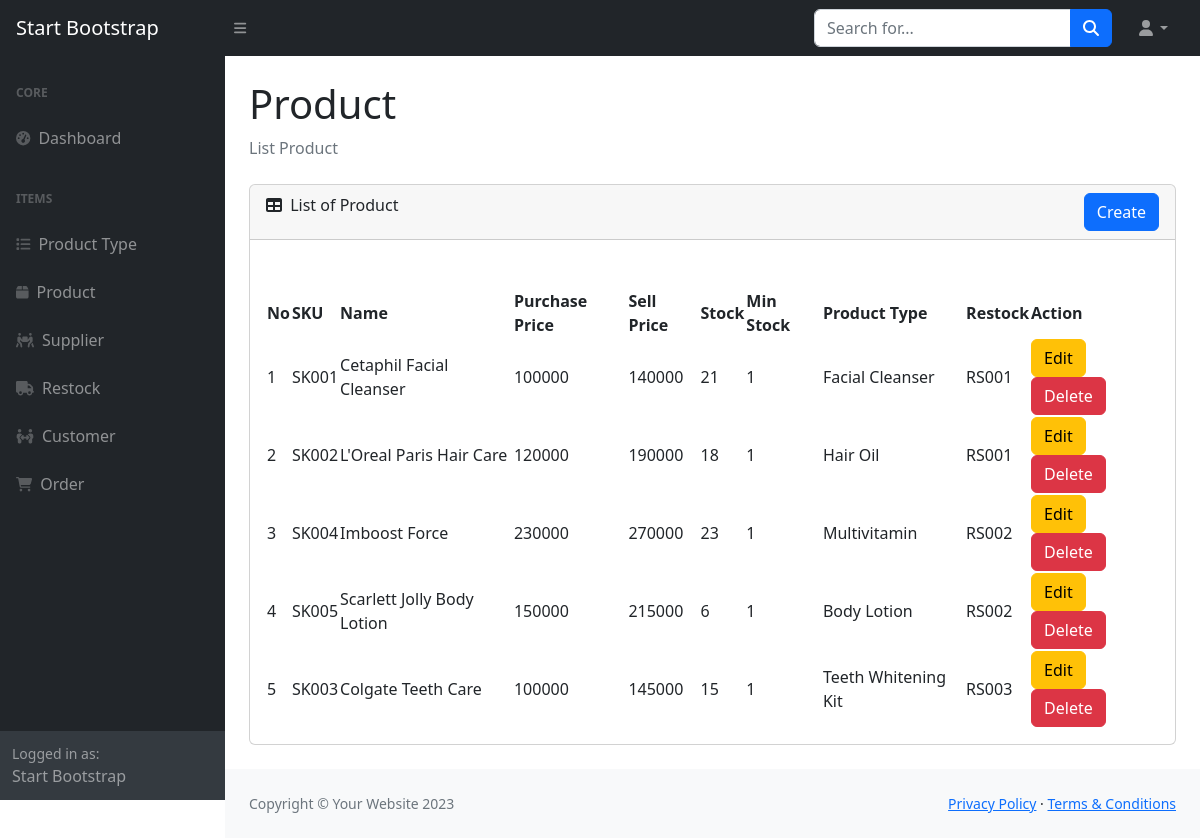
Page /page/product/list.php on the committed database.
### tables this page shows
CREATE TABLE `product` (
  `id` int(11) NOT NULL,
  `sku` varchar(45) DEFAULT NULL,
  `name` varchar(45) DEFAULT NULL,
  `purchase_price` int(11) DEFAULT NULL,
  `sell_price` int(11) DEFAULT NULL,
  `stock` int(11) DEFAULT 0,
  `min_stock` int(11) DEFAULT 0,
  `product_type_id` int(11) NOT NULL,
  `restock_id` int(11) NOT NULL
);

CREATE TABLE `product_type` (
  `id` int(11) NOT NULL,
  `name` varchar(45) DEFAULT NULL
);

CREATE TABLE `restock` (
  `id` int(11) NOT NULL,
  `restock_number` varchar(45) DEFAULT NULL,
  `date` datetime DEFAULT NULL,
  `qty` int(11) DEFAULT NULL,
  `price` int(11) DEFAULT NULL,
  `supplier_id` int(11) NOT NULL
);

### classes/Database.php (called while the page is built, shortened)
<?php
class Database
{
    private $host = 'localhost';
    private $user = 'root';
    private $pass  = '';
    private $db_name = 'health';
    public $conn;
    public $stmt;
    public function __construct()
    {
        $dsn = 'mysql:host=' . $this->host . ';dbname=' . $this->db_name;
        $option = [
            PDO::ATTR_PERSISTENT => true,
            PDO::ATTR_ERRMODE => PDO::ERRMODE_EXCEPTION
        ];
        try {
            $this->conn = new PDO($dsn, $this->user, $this->pass, $option);
        } catch (PDOException $e) {
            die($e->getMessage());
        }
    }
    public function query($query)
    {
        $this->stmt = $this->conn->prepare($query);
    }
    public function execute()
    {
        return $this->stmt->execute();
    }
    public function fetchAll()
    {
        $this->execute();
        return $this->stmt->fetchAll(PDO::FETCH_ASSOC);
    }
}

### classes/Product.php (called while the page is built, shortened)
<?php
require_once 'Database.php';
class Product
{
    public $db;
    public function __construct()
    {
        $this->db = new Database;
    }
    public function getAll()
    {
        $this->db->query('SELECT product.*, product_type.name AS product_type_name, restock.restock_number AS restock_number FROM product INNER JOIN product_type ON product.product_type_id = product_type.id INNER JOIN restock ON product.restock_id = restock.id');
        return $this->db->fetchAll();
    }
}

### page/product/list.php (the view, shortened to what this page needs)
<?php
require_once '../../classes/Database.php';
require_once '../../classes/Product.php';
$product = new Product;
$data = $product->getAll();
?>
<!DOCTYPE html>
<html lang="en">
<head>
    <link href="https://cdn.jsdelivr.net/npm/simple-datatables@7.1.2/dist/style.min.css" rel="stylesheet" />
    <link href="../../assets/css/styles.css" rel="stylesheet" />
    <link href="../../assets/css/sweetalert.css" rel="stylesheet" />
</head>
<body class="sb-nav-fixed">
    <?php require_once '../../templates/header.php'; ?>
    <div id="layoutSidenav">
        <?php require_once '../../templates/navbar.php'; ?>
        <div id="layoutSidenav_content">
            <main>
                <div class="container-fluid px-4">
                    <h1 class="mt-4">Product</h1>
                    <ol class="breadcrumb mb-4">
                        <li class="breadcrumb-item active">List Product</li>
                    </ol>
                    <div class="card mb-4">
                        <div class="card-header">
                            <div class="d-flex justify-content-between">
                                <div class="title">
                                    <i class="fas fa-table me-1"></i>
                                    List of Product
                                </div>
                                <div class="data-add">
                                    <a href="create.php" class="btn btn-primary">Create</a>
                                </div>
                            </div>
                        </div>
                        <div class="card-body">
                        </div>
                        <div class="card-body">
                            <table id="datatablesSimple">
                                <thead>
                                    <tr>
                                        <th>No</th>
                                        <th>SKU</th>
                                        <th>Name</th>
                                        <th>Purchase Price</th>
                                        <th>Sell Price</th>
                                        <th>Stock</th>
                                        <th>Min Stock</th>
                                        <th>Product Type</th>
                                        <th>Restock</th>
                                        <th>Action</th>
                                    </tr>
                                </thead>
                                <tbody>
                                    <?php $no = 1; ?>
                                    <?php foreach ($data as $item) : ?>
                                        <tr>
                                            <td><?= $no++ ?></td>
                                            <td><?= $item['sku'] ?></td>
                                            <td><?= $item['name'] ?></td>
                                            <td><?= $item['purchase_price'] ?></td>
                                            <td><?= $item['sell_price'] ?></td>
                                            <td><?= $item['stock'] ?></td>
                                            <td><?= $item['min_stock'] ?></td>
                                            <td><?= $item['product_type_name'] ?></td>
                                            <td><?= $item['restock_number'] ?></td>
                                            <td>
                                                <a href="edit.php?id=<?= $item['id'] ?>" class="btn btn-warning">Edit</a>
                                                <form action="delete.php" method="post" style="display: inline-block;">
                                                    <button type="submit" class="btn btn-danger">Delete</button>
                                                </form>
                                            </td>
                                        </tr>
                                    <?php endforeach; ?>
                                </tbody>
                            </table>
                        </div>
                    </div>
                </div>
            </main>
            <?php require_once '../../templates/footer.php'; ?>
        </div>
    </div>
</body>
</html>

### rows in the picture
product: sku "SK001", name "Cetaphil Facial Cleanser", purchase_price "100000", sell_price "140000", stock "21", min_stock "1", product_type.name "Facial Cleanser", restock.restock_number "RS001"
product: sku "SK002", name "L'Oreal Paris Hair Care", purchase_price "120000", sell_price "190000", stock "18", min_stock "1", product_type.name "Hair Oil", restock.restock_number "RS001"
product: sku "SK004", name "Imboost Force", purchase_price "230000", sell_price "270000", stock "23", min_stock "1", product_type.name "Multivitamin", restock.restock_number "RS002"
product: sku "SK005", name "Scarlett Jolly Body Lotion", purchase_price "150000", sell_price "215000", stock "6", min_stock "1", product_type.name "Body Lotion", restock.restock_number "RS002"
product: sku "SK003", name "Colgate Teeth Care", purchase_price "100000", sell_price "145000", stock "15", min_stock "1", product_type.name "Teeth Whitening Kit", restock.restock_number "RS003"
